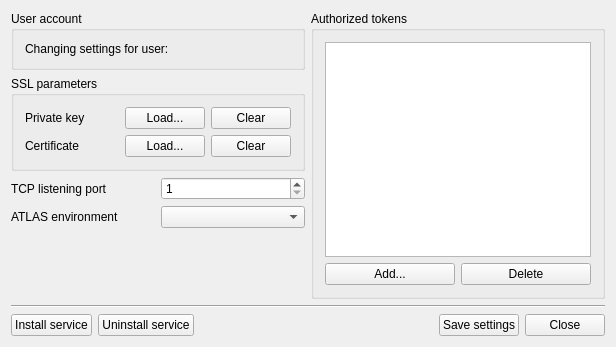
<?xml version="1.0" encoding="UTF-8"?>
<ui version="4.0">
 <class>MainWindow</class>
 <widget class="QMainWindow" name="MainWindow">
  <property name="geometry">
   <rect>
    <x>0</x>
    <y>0</y>
    <width>616</width>
    <height>347</height>
   </rect>
  </property>
  <property name="windowTitle">
   <string>AtlasTCPSvc-NG</string>
  </property>
  <widget class="QWidget" name="centralWidget">
   <layout class="QVBoxLayout" name="verticalLayout_4">
    <item>
     <layout class="QHBoxLayout" name="horizontalLayout_5">
      <item>
       <layout class="QVBoxLayout" name="verticalLayout_3">
        <item>
         <widget class="QGroupBox" name="groupBox_3">
          <property name="title">
           <string>User account</string>
          </property>
          <layout class="QHBoxLayout" name="horizontalLayout_6">
           <item>
            <widget class="QLabel" name="label_5">
             <property name="text">
              <string>Changing settings for user:</string>
             </property>
            </widget>
           </item>
           <item>
            <widget class="QLabel" name="lblUserName">
             <property name="sizePolicy">
              <sizepolicy hsizetype="Expanding" vsizetype="Preferred">
               <horstretch>0</horstretch>
               <verstretch>0</verstretch>
              </sizepolicy>
             </property>
             <property name="font">
              <font>
               <weight>75</weight>
               <bold>true</bold>
              </font>
             </property>
             <property name="text">
              <string>&lt;unknown&gt;</string>
             </property>
            </widget>
           </item>
          </layout>
         </widget>
        </item>
        <item>
         <layout class="QVBoxLayout" name="verticalLayout_2">
          <item>
           <widget class="QGroupBox" name="groupBox">
            <property name="title">
             <string>SSL parameters</string>
            </property>
            <layout class="QGridLayout" name="gridLayout">
             <item row="0" column="0">
              <widget class="QLabel" name="label">
               <property name="text">
                <string>Private key</string>
               </property>
              </widget>
             </item>
             <item row="0" column="1">
              <widget class="QLabel" name="lblKey">
               <property name="text">
                <string>&lt;empty&gt;</string>
               </property>
              </widget>
             </item>
             <item row="0" column="2">
              <widget class="QPushButton" name="btnLoadKey">
               <property name="text">
                <string>Load...</string>
               </property>
              </widget>
             </item>
             <item row="0" column="3">
              <widget class="QPushButton" name="btnClearKey">
               <property name="text">
                <string>Clear</string>
               </property>
              </widget>
             </item>
             <item row="1" column="0">
              <widget class="QLabel" name="label_2">
               <property name="text">
                <string>Certificate</string>
               </property>
              </widget>
             </item>
             <item row="1" column="1">
              <widget class="QLabel" name="lblCert">
               <property name="text">
                <string>&lt;empty&gt;</string>
               </property>
              </widget>
             </item>
             <item row="1" column="2">
              <widget class="QPushButton" name="btnLoadCert">
               <property name="text">
                <string>Load...</string>
               </property>
              </widget>
             </item>
             <item row="1" column="3">
              <widget class="QPushButton" name="btnClearCert">
               <property name="text">
                <string>Clear</string>
               </property>
              </widget>
             </item>
            </layout>
           </widget>
          </item>
          <item>
           <layout class="QHBoxLayout" name="horizontalLayout_2">
            <item>
             <widget class="QLabel" name="label_3">
              <property name="text">
               <string>TCP listening port</string>
              </property>
              <property name="buddy">
               <cstring>spinPort</cstring>
              </property>
             </widget>
            </item>
            <item>
             <widget class="QSpinBox" name="spinPort">
              <property name="minimum">
               <number>1</number>
              </property>
              <property name="maximum">
               <number>65534</number>
              </property>
             </widget>
            </item>
           </layout>
          </item>
          <item>
           <layout class="QHBoxLayout" name="horizontalLayout_3">
            <item>
             <widget class="QLabel" name="label_4">
              <property name="text">
               <string>ATLAS environment</string>
              </property>
              <property name="buddy">
               <cstring>listEnvironment</cstring>
              </property>
             </widget>
            </item>
            <item>
             <widget class="QComboBox" name="listEnvironment"/>
            </item>
           </layout>
          </item>
         </layout>
        </item>
        <item>
         <spacer name="verticalSpacer_2">
          <property name="orientation">
           <enum>Qt::Vertical</enum>
          </property>
          <property name="sizeHint" stdset="0">
           <size>
            <width>20</width>
            <height>40</height>
           </size>
          </property>
         </spacer>
        </item>
       </layout>
      </item>
      <item>
       <widget class="QGroupBox" name="groupBox_2">
        <property name="title">
         <string>Authorized tokens</string>
        </property>
        <layout class="QVBoxLayout" name="verticalLayout">
         <item>
          <widget class="QListWidget" name="listTokens"/>
         </item>
         <item>
          <layout class="QHBoxLayout" name="horizontalLayout">
           <item>
            <widget class="QPushButton" name="btnAddToken">
             <property name="text">
              <string>Add...</string>
             </property>
            </widget>
           </item>
           <item>
            <widget class="QPushButton" name="btnDeleteToken">
             <property name="text">
              <string>Delete</string>
             </property>
            </widget>
           </item>
          </layout>
         </item>
        </layout>
       </widget>
      </item>
     </layout>
    </item>
    <item>
     <widget class="Line" name="line">
      <property name="orientation">
       <enum>Qt::Horizontal</enum>
      </property>
     </widget>
    </item>
    <item>
     <layout class="QHBoxLayout" name="horizontalLayout_4">
      <item>
       <widget class="QPushButton" name="btnSvcInstall">
        <property name="text">
         <string>Install service</string>
        </property>
       </widget>
      </item>
      <item>
       <widget class="QPushButton" name="btnSvcUninstall">
        <property name="text">
         <string>Uninstall service</string>
        </property>
       </widget>
      </item>
      <item>
       <spacer name="horizontalSpacer">
        <property name="orientation">
         <enum>Qt::Horizontal</enum>
        </property>
        <property name="sizeHint" stdset="0">
         <size>
          <width>40</width>
          <height>20</height>
         </size>
        </property>
       </spacer>
      </item>
      <item>
       <widget class="QPushButton" name="btnSave">
        <property name="text">
         <string>Save settings</string>
        </property>
       </widget>
      </item>
      <item>
       <widget class="QPushButton" name="btnClose">
        <property name="text">
         <string>Close</string>
        </property>
       </widget>
      </item>
     </layout>
    </item>
   </layout>
  </widget>
 </widget>
 <layoutdefault spacing="6" margin="11"/>
 <tabstops>
  <tabstop>btnLoadKey</tabstop>
  <tabstop>btnClearKey</tabstop>
  <tabstop>btnLoadCert</tabstop>
  <tabstop>btnClearCert</tabstop>
  <tabstop>spinPort</tabstop>
  <tabstop>listEnvironment</tabstop>
  <tabstop>listTokens</tabstop>
  <tabstop>btnAddToken</tabstop>
  <tabstop>btnDeleteToken</tabstop>
  <tabstop>btnSvcInstall</tabstop>
  <tabstop>btnSvcUninstall</tabstop>
  <tabstop>btnSave</tabstop>
  <tabstop>btnClose</tabstop>
 </tabstops>
 <resources/>
 <connections>
  <connection>
   <sender>btnClose</sender>
   <signal>clicked()</signal>
   <receiver>MainWindow</receiver>
   <slot>close()</slot>
   <hints>
    <hint type="sourcelabel">
     <x>549</x>
     <y>246</y>
    </hint>
    <hint type="destinationlabel">
     <x>407</x>
     <y>235</y>
    </hint>
   </hints>
  </connection>
 </connections>
</ui>
